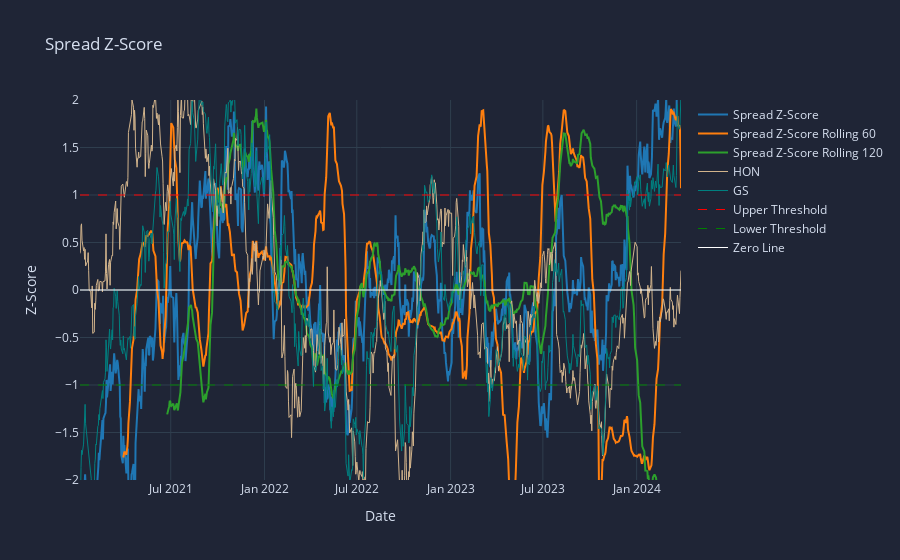

Notebook cell for this chart:
### Markdown cell above
#### Visual of Spread using plotly for zooming in

### Code cell
import plotly.graph_objects as go

# Create traces for the spread z-score, rolling spread z-scores, and stock prices
zscore = lambda x: (x - x.mean()) / x.std()
spread_zscore = zscore(pair_data["spread_close"])
spread_zscore_trace = go.Scatter(x=pair_data.index, y=spread_zscore, name="Spread Z-Score", line=dict(width=2))
spread_zscore_rolling_60_trace = go.Scatter(x=pair_data.index, y=zscore(get_spread(pair_data["S1_close"], pair_data["S2_close"], window=60)), name="Spread Z-Score Rolling 60", line=dict(width=2))
spread_zscore_rolling_120_trace = go.Scatter(x=pair_data.index, y=zscore(get_spread(pair_data["S1_close"], pair_data["S2_close"], window=120)), name="Spread Z-Score Rolling 120", line=dict(width=2))
s1_scaled = StandardScaler().fit_transform(pair_data['S1_close'].values.reshape(-1, 1))
s2_scaled = StandardScaler().fit_transform(pair_data['S2_close'].values.reshape(-1, 1))
s1_trace = go.Scatter(x=pair_data.index, y=s1_scaled.squeeze(), name=ticker_0, line=dict(width=1, color="tan"))
s2_trace = go.Scatter(x=pair_data.index, y=s2_scaled.squeeze(), name=ticker_1, line=dict(width=1, color="teal"))
upper_line_trace = go.Scatter(x=[pair_data.index[0], pair_data.index[-1]], y=[1, 1], mode="lines", name="Upper Threshold", line=dict(color="red", width=1,     dash="dash"))
lower_line_trace = go.Scatter(x=[pair_data.index[0], pair_data.index[-1]], y=[-1, -1], mode="lines", name="Lower Threshold", line=dict(color="green", width=1, dash="dash"))
zero_line_trace = go.Scatter(x=[pair_data.index[0], pair_data.index[-1]], y=[0, 0], mode="lines", name="Zero Line", line=dict(color="white", width=1))

layout = go.Layout(title="Spread Z-Score", xaxis=dict(title="Date"), yaxis=dict(title="Z-Score", range=[-2, 2]))
fig = go.Figure(data=[spread_zscore_trace, spread_zscore_rolling_60_trace, spread_zscore_rolling_120_trace, s1_trace, s2_trace, upper_line_trace, lower_line_trace, zero_line_trace], layout=layout)

fig.show()

### Figure 1 — Plotly figure (JSON) as saved in the notebook; plotly's stock layout.template omitted (floating-point values rounded to 4 significant figures; data arrays with more than 128 entries replaced by an {"elided": "..."} marker saying what was removed)
{"data": [{"line": {"width": 2}, "name": "Spread Z-Score", "type": "scatter", "x": {"elided": "814 str values"}, "y": {"elided": "814 float values"}}, {"line": {"width": 2}, "name": "Spread Z-Score Rolling 60", "type": "scatter", "x": {"elided": "814 str values"}, "y": {"elided": "814 float values"}}, {"line": {"width": 2}, "name": "Spread Z-Score Rolling 120", "type": "scatter", "x": {"elided": "814 str values"}, "y": {"elided": "814 float values"}}, {"line": {"color": "tan", "width": 1}, "name": "HON", "type": "scatter", "x": {"elided": "814 str values"}, "y": {"elided": "814 float values"}}, {"line": {"color": "teal", "width": 1}, "name": "GS", "type": "scatter", "x": {"elided": "814 str values"}, "y": {"elided": "814 float values"}}, {"line": {"color": "red", "dash": "dash", "width": 1}, "mode": "lines", "name": "Upper Threshold", "type": "scatter", "x": ["2021-01-04T00:00:00", "2024-03-28T00:00:00"], "y": [1, 1]}, {"line": {"color": "green", "dash": "dash", "width": 1}, "mode": "lines", "name": "Lower Threshold", "type": "scatter", "x": ["2021-01-04T00:00:00", "2024-03-28T00:00:00"], "y": [-1, -1]}, {"line": {"color": "white", "width": 1}, "mode": "lines", "name": "Zero Line", "type": "scatter", "x": ["2021-01-04T00:00:00", "2024-03-28T00:00:00"], "y": [0, 0]}], "layout": {"title": {"text": "Spread Z-Score"}, "xaxis": {"title": {"text": "Date"}}, "yaxis": {"range": [-2, 2], "title": {"text": "Z-Score"}}}}
